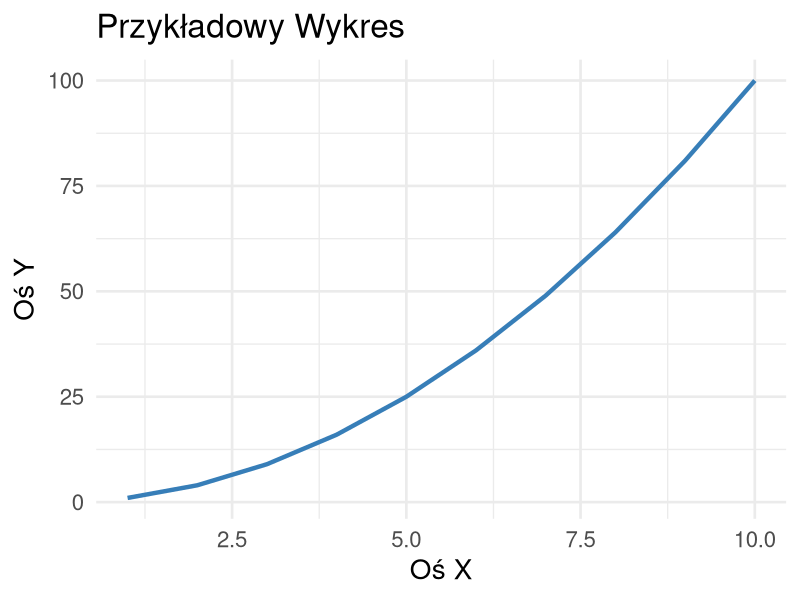

Here is the R script that generated this plot:
## ---- chunk 1
#| label: fig-przyklad
#| fig-cap: "Podpis pod wykresem"
#| fig-align: center # centruje wykres na slajdzie
#| echo: false
#| warning: false

library(ggplot2)
df <- data.frame(x=1:10, y=(1:10)^2)

ggplot(df, aes(x, y)) +
  geom_line(color="#377eb8", size=1.5) +
  theme_minimal(base_size = 20) +
  labs(title = "Przykładowy Wykres", x = "Oś X", y = "Oś Y")
